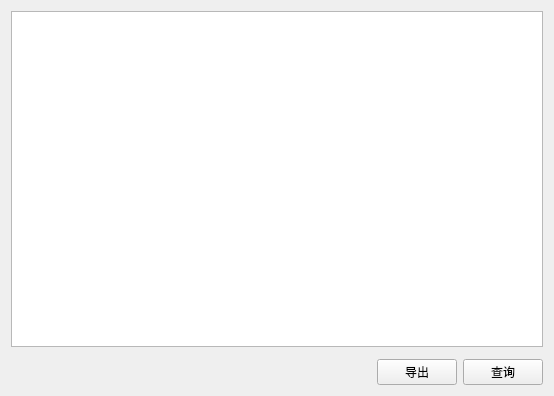
<?xml version="1.0" encoding="UTF-8"?>
<ui version="4.0">
 <class>RoomRecordQueryForm</class>
 <widget class="QWidget" name="RoomRecordQueryForm">
  <property name="geometry">
   <rect>
    <x>0</x>
    <y>0</y>
    <width>554</width>
    <height>396</height>
   </rect>
  </property>
  <property name="windowTitle">
   <string>Form</string>
  </property>
  <layout class="QVBoxLayout" name="verticalLayout">
   <item>
    <widget class="QTableWidget" name="roomRecordTable"/>
   </item>
   <item>
    <widget class="TimeSlotForm" name="timeSlotWidget" native="true"/>
   </item>
   <item>
    <layout class="QHBoxLayout" name="horizontalLayout">
     <item>
      <spacer name="horizontalSpacer">
       <property name="orientation">
        <enum>Qt::Horizontal</enum>
       </property>
       <property name="sizeHint" stdset="0">
        <size>
         <width>40</width>
         <height>20</height>
        </size>
       </property>
      </spacer>
     </item>
     <item>
      <widget class="QPushButton" name="outputButton">
       <property name="font">
        <font>
         <family>仿宋</family>
         <stylestrategy>PreferAntialias</stylestrategy>
        </font>
       </property>
       <property name="text">
        <string>导出</string>
       </property>
      </widget>
     </item>
     <item>
      <widget class="QPushButton" name="qureyButton">
       <property name="font">
        <font>
         <family>仿宋</family>
         <stylestrategy>PreferAntialias</stylestrategy>
        </font>
       </property>
       <property name="text">
        <string>查询</string>
       </property>
      </widget>
     </item>
    </layout>
   </item>
  </layout>
 </widget>
 <customwidgets>
  <customwidget>
   <class>TimeSlotForm</class>
   <extends>QWidget</extends>
   <header location="global">timeslotform.h</header>
   <container>1</container>
  </customwidget>
 </customwidgets>
 <resources/>
 <connections/>
</ui>
